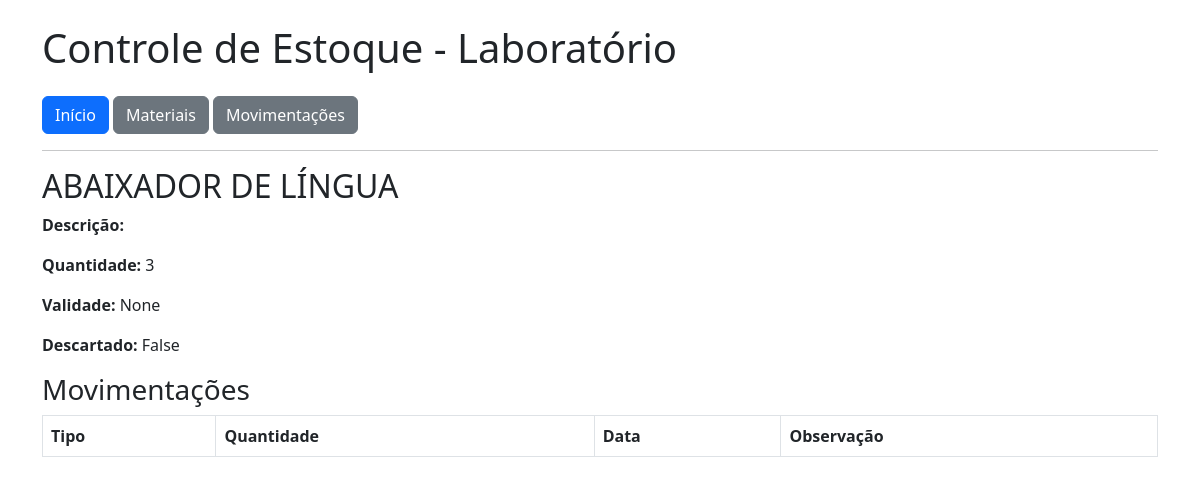
Screenshot of /materiais/2/ with the database file from the repository.
### estoque/models.py (models this page shows, shortened)
class Material(models.Model):
    nome = models.CharField(max_length=100)
    descricao = models.TextField(blank=True)
    quantidade = models.PositiveIntegerField(default=0)
    foto = models.ImageField(upload_to='materiais/', blank=True, null=True)
    validade = models.DateField(blank=True, null=True)
    descartado = models.BooleanField(default=False)
    data_cadastro = models.DateTimeField(auto_now_add=True)

### estoque/views.py (the view)
# urls.py: path('materiais/<int:pk>/', views.detalhe_material, name='detalhe_material'),
def detalhe_material(request, pk):
    material = get_object_or_404(Material, pk=pk)
    movimentacoes = Movimentacao.objects.filter(material=material)
    return render(request, 'estoque/detalhe_material.html', {'material': material, 'movimentacoes': movimentacoes})

### estoque/templates/estoque/detalhe_material.html (shortened to what this page needs)
{% extends 'estoque/base.html' %}
{% block content %}
<h2>{{ material.nome }}</h2>
<p><strong>Descrição:</strong> {{ material.descricao }}</p>
<p><strong>Quantidade:</strong> {{ material.quantidade }}</p>
<p><strong>Validade:</strong> {{ material.validade }}</p>
<p><strong>Descartado:</strong> {{ material.descartado }}</p>
<h3>Movimentações</h3>
<table class="table table-bordered">
    <thead>
        <tr>
            <th>Tipo</th>
            <th>Quantidade</th>
            <th>Data</th>
            <th>Observação</th>
        </tr>
    </thead>
</table>
{% endblock %}

### rows the page displays
Material: nome "ABAIXADOR DE LÍNGUA", quantidade "3", validade "None", descartado "False"
